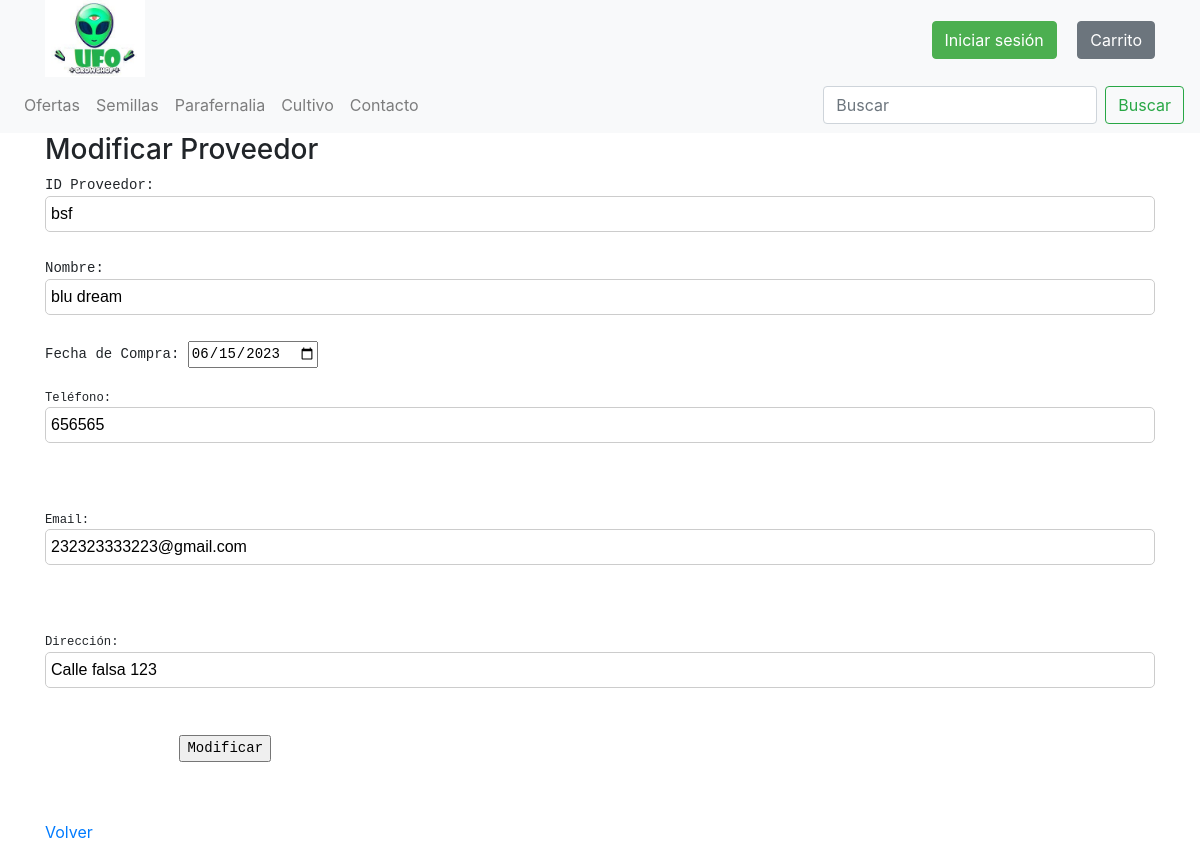
Page /buscar_proveedor/bsf on the earlier database version.
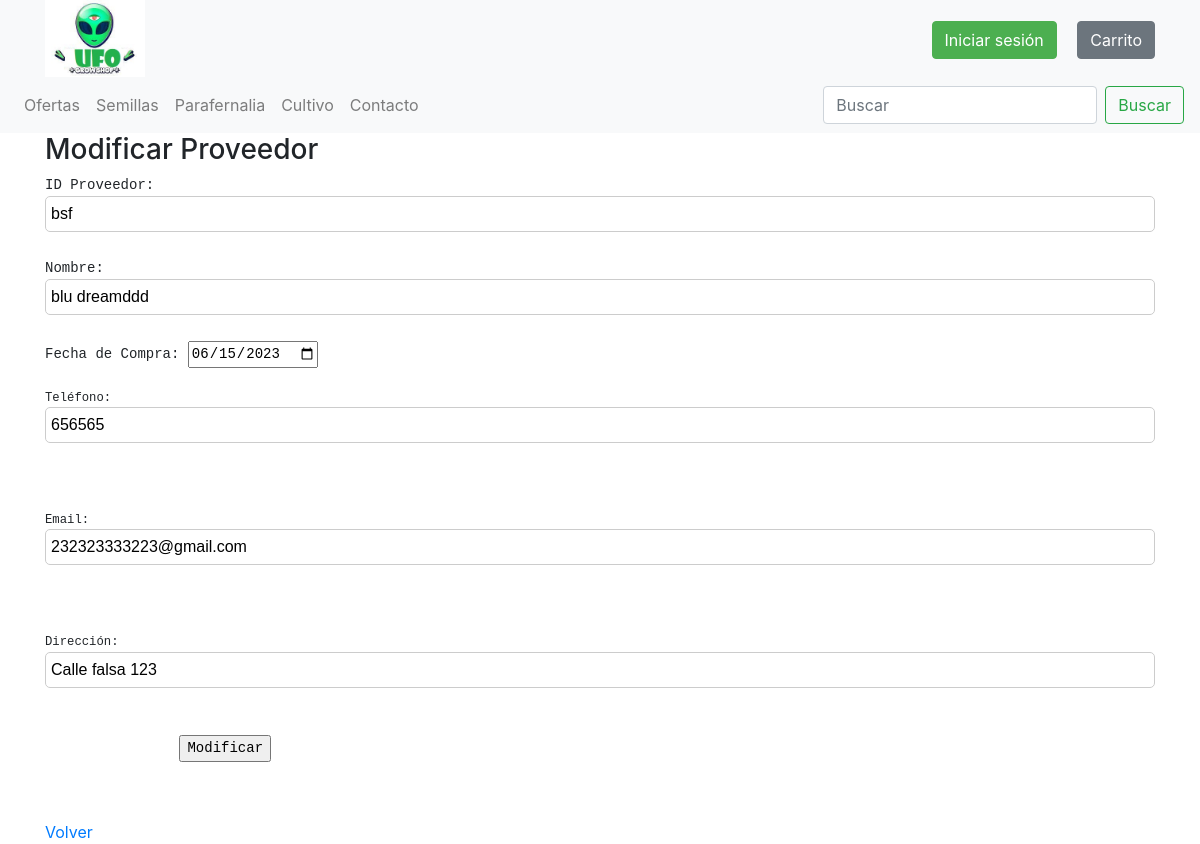
Same page on the later database version.
### store/models.py (models this page shows, shortened)
class Proveedor(models.Model):
    id_prov = models.CharField(primary_key=True, max_length=10)
    nombre = models.CharField(max_length=20)
    id_cat_prove = models.ForeignKey(CatProve, on_delete=models.CASCADE, related_name='proveedores')
    fecha_compra = models.DateField(blank=False, null=False)
    telefono = models.CharField(max_length=45)
    email = models.EmailField(unique=True, max_length=100, blank=True, null=True)
    direccion = models.CharField(max_length=50, blank=True, null=True)

### store/views.py (the view)
# urls.py: path('buscar_proveedor/<str:pk>', views.buscar_proveedor, name='buscar_proveedor'),
def buscar_proveedor(request, pk):
    if pk != "":
        try:
            proveedor = Proveedor.objects.get(id_prov=pk)
            context = {"proveedor": proveedor}
            return render(request, 'store/editar_proveedor.html', context)
        except Proveedor.DoesNotExist:
            mensaje = "El proveedor NO existe"
    else:
        mensaje = "El proveedor NO existe"
    lista_proveedores = Proveedor.objects.all()
    context = {"proveedores": lista_proveedores, "mensaje": mensaje}
    return render(request, 'store/panel.html', context)

### store/templates/store/editar_proveedor.html (shortened to what this page needs)
{% load static %}
<!DOCTYPE html>
<html lang="en">
    <head>
        <link rel="stylesheet" href="{% static 'css/style.css' %}">
        <link rel="stylesheet" href="https://maxcdn.bootstrapcdn.com/bootstrap/4.0.0/css/bootstrap.min.css">
    </head>
<body>
    <header class="bg-light">
        <div class="container">
            <div class="row justify-content-between align-items-center">
                <div class="col-auto">
                    <a href="{% url 'index' %}">
                        <img src="{% static 'img/icono.png' %}">
                    </a>
                </div>
                <div class="col-auto">
                    <a href="{% url 'entrar' %}" class="btn btn-primary mr-3">Iniciar sesión</a>
                    <a href="{% url 'carrito' %}" class="btn btn-secondary">Carrito</a>
                </div>
            </div>
        </div>
    </header>
    <nav class="navbar navbar-expand-lg navbar-light bg-light">
        <div class="collapse navbar-collapse" id="collapsibleNavbar">
            <ul class="navbar-nav mr-auto">
                <li class="nav-item">
                    <a class="nav-link" href="{% url 'ofertas' %}">Ofertas</a>
                </li>
                <li class="nav-item">
                    <a class="nav-link" href="{% url 'semillas' %}">Semillas</a>
                </li>
                <li class="nav-item">
                    <a class="nav-link" href="{% url 'parafernalia' %}">Parafernalia</a>
                </li>
                <li class="nav-item">
                    <a class="nav-link" href="{% url 'cultivo' %}">Cultivo</a>
                </li>
                <li class="nav-item">
                    <a class="nav-link" href="{% url 'contacto' %}">Contacto</a>
                </li>
            </ul>
            <form class="form-inline my-2 my-lg-0">
                <input class="form-control mr-sm-2" type="search" placeholder="Buscar" aria-label="Search">
                <button class="btn btn-outline-success my-2 my-sm-0" type="submit">Buscar</button>
            </form>
        </div>
      </nav>
      <div class="container">
        <h3>Modificar Proveedor</h3>
        <div class="form-container">
            <form action="{% url 'modificar_proveedor' %}" method="POST">
                <pre>ID Proveedor: <input type="text" name="id_prov" value="{{ proveedor.id_prov }}"></pre>
                <pre>Nombre: <input type="text" name="nombre" value="{{ proveedor.nombre }}"></pre>
                <pre>Fecha de Compra: <input type="date" name="fecha_compra" value="{{ proveedor.fecha_compra | date:'Y-m-d'}}">
                <pre>Teléfono: <input type="text" name="telefono" value="{{ proveedor.telefono }}"></pre>
                <pre>Email: <input type="email" name="email" value="{{ proveedor.email }}"></pre>
                <pre>Dirección: <input type="text" name="direccion" value="{{ proveedor.direccion }}"></pre>
                <input type="submit" value="Modificar">
            </form>
        </div>
        <a href="{% url 'panel' %}">Volver</a>
    </div>
</body>
</html>
</body>
</html>

### store/static/css/style.css (style rules this page uses)
@media only screen and (min-width: 768px) { header .col-auto:first-child { margin-right: 0px; } }
@media only screen and (min-width: 768px) { header img { width: 100px; height: auto; float: left } }
@media only screen and (min-width: 768px) { header { height: 77px; } }
.navbar { background-color: #f8f8ff; }
@media only screen and (min-width: 600px) { img { width: 80%; } }
@media only screen and (min-width: 768px) { img { width: 90%; } }
@media only screen and (min-width: 992px) { img { width: 100%; } }
@media only screen and (min-width: 1200px) { img { width: 200%; } }
form { display: flex; flex-direction: column; }
input[type="text"], input[type="email"], textarea { display: block; margin-bottom: 10px; padding: 5px; width: 100%; border: 1px solid #ccc; border-radius: 5px; font-size: 16px; font-family: Arial, sans-serif; }
.btn.btn-primary { background-color: #4CAF50; border-color: #4CAF50; }

Differences in the rows shown:
changed Proveedor "bsf": nombre "blu dream" → "blu dreamddd"
